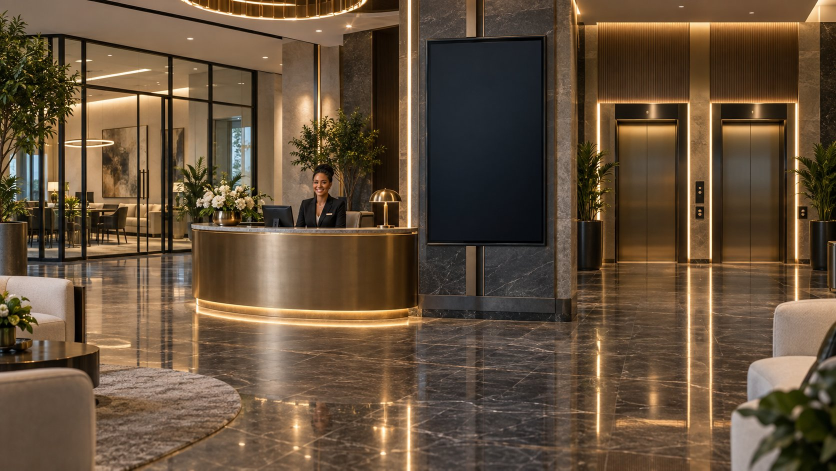
#> input picture src/img-original/main-lobby.jpg, 1672 x 941 px, found by its file name (shown at 1/2 size)
$ python fix_lobby.py src/img-original/main-lobby.jpg img/main-lobby.jpg
#> lines starting #> are read from the running program, lines starting #| are printed output that depends on the picture; after the words box and inside, x2 and y2 are one past the last pixel; in counts of white or black regions, pixels touching at a corner belong together
# Removes the blank digital screen from the lobby photo so the site's own
# welcome sign floats on the marble pillar with nothing showing behind it.
# The screen area is rebuilt from the marble pillar just below it (mirrored
# strips, so the bronze inlay keeps running straight), then seams are blended.
# Usage: python build/fix_lobby.py src/img-original/main-lobby.jpg img/main-lobby.jpg
import sys
import cv2
import numpy as np

src, out = sys.argv[1], sys.argv[2]
img = cv2.imread(src)
#> img is the input picture: shape (941, 1672, 3); mean B, G, R 59.2, 80.4, 100.5
s = img.shape[1] / 1672
#> s = 1

def px(v):
    return int(round(v * s))

x0, x1 = px(840), px(1104)          # screen incl. frame and a margin for feathering
#> x0 = 840; x1 = 1104
y0, y1 = px(58), px(504)
#> y0 = 58; y1 = 504
band = img[px(500):px(592), x0:x1]  # clean marble + bronze strip under the screen
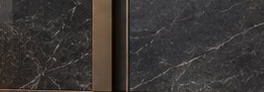
#> band: shape (92, 264, 3); mean B, G, R 52.5, 54.9, 58.6
bh = band.shape[0]
#> bh = 92

# Alternate strips are mirrored top-to-bottom so the veins don't visibly repeat.
def variant(k):
    return band[::-1] if k % 2 else band

H, W = y1 - y0, x1 - x0
#> H = 446; W = 264
fill = np.zeros((H, W, 3), np.float32)
weight = np.zeros((H, W, 1), np.float32)
step, ov = bh - 16, 16           # overlap strips and cross-fade them
#> step = 76; ov = 16
y, k = 0, 0
while y < H:
    t = variant(k).astype(np.float32)
    n = min(bh, H - y)
    ramp = np.ones((n, 1, 1), np.float32)
    if y > 0:
        r = np.linspace(0, 1, min(ov, n))[:, None, None]
        ramp[:len(r)] = r
    fill[y:y + n] = fill[y:y + n] * (1 - ramp) + t[:n] * ramp
    y += step
    k += 1
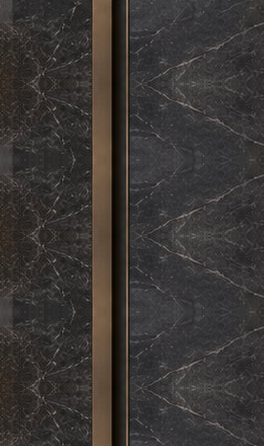
#> fill: shape (446, 264, 3) float32; mean of channels 0, 1, 2 52.1, 54.4, 58; drawn as B, G, R
#> after the loop, k = 6; y = 456

# Match the marble's brightness to the pillar just above the screen.
above = img[px(8):px(58), x0:x1].astype(np.float32).reshape(-1, 3).mean(0)
#> above = [57.34, 67.89, 81.44]
mean = fill[: px(60)].reshape(-1, 3).mean(0)
#> mean = [52.96, 54.97, 58.28]
fill *= np.clip(above / np.maximum(mean, 1), 0.8, 1.3)
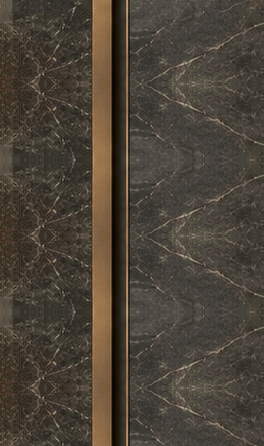
#> fill: shape (446, 264, 3) float32; mean of channels 0, 1, 2 56.4, 67.2, 75.5; drawn as B, G, R

# Feathered edges so the patch melts into the surrounding photo.
alpha = np.ones((H, W), np.float32)
f = px(10)
#> f = 10
ramp = np.linspace(0, 1, f)
alpha[:f] *= ramp[:, None]; alpha[-f:] *= ramp[::-1][:, None]
#> after `alpha[:f] *= ramp[:, None]`:
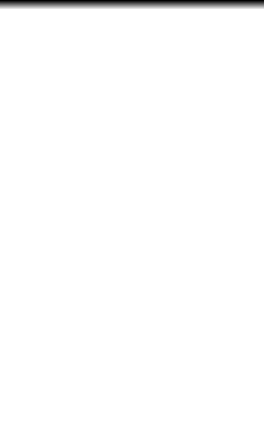
#> alpha: shape (446, 264) float32; min 0, max 1, mean 0.989
alpha[:, :f] *= ramp[None, :]; alpha[:, -f:] *= ramp[::-1][None, :]
#> after `alpha[:, -f:] *= ramp[::-1][None, :]`:
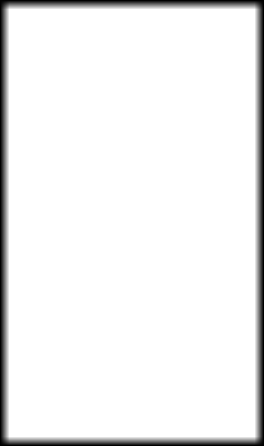
#> alpha: shape (446, 264) float32; min 0, max 1, mean 0.941
region = img[y0:y1, x0:x1].astype(np.float32)
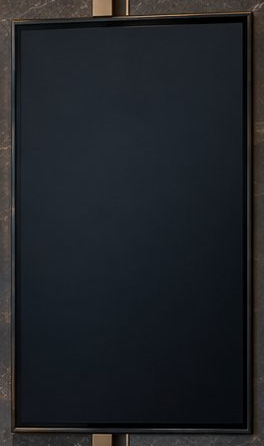
#> region: shape (446, 264, 3) float32; mean B, G, R 38.8, 34.4, 31.2
res = img.copy()
res[y0:y1, x0:x1] = (fill * alpha[..., None] + region * (1 - alpha[..., None])).clip(0, 255).astype(np.uint8)
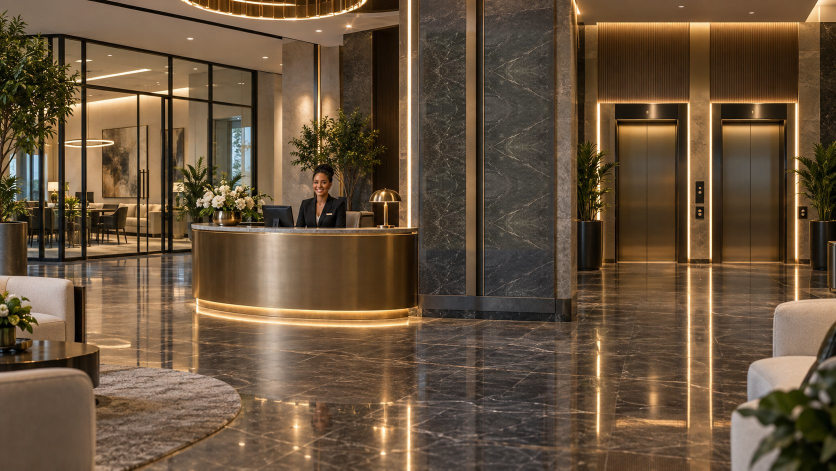
#> res: shape (941, 1672, 3) (shown at 1/2 size); 7.39% of pixels changed, all inside (x1, y1, x2, y2) = (841, 59, 1103, 503)
cv2.imwrite(out, res, [cv2.IMWRITE_JPEG_QUALITY, 88])
print('screen removed', out)

$ run again, with src/img-original/ai-authoritech.jpg copied over src/img-original/main-lobby.jpg
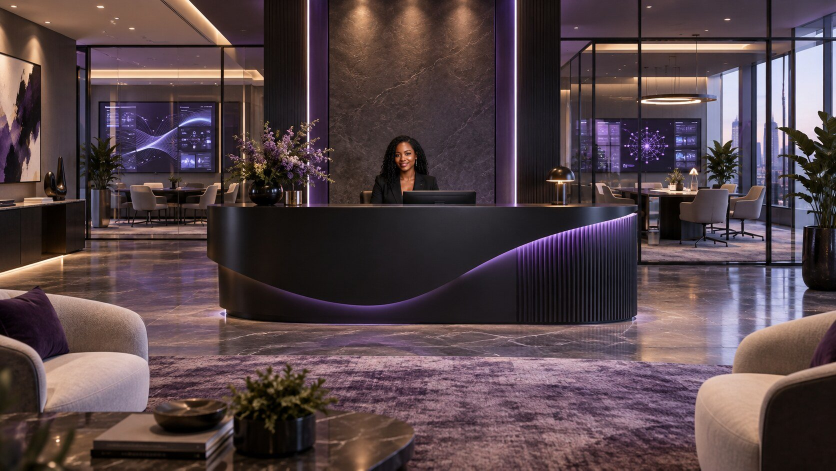
#> input picture src/img-original/ai-authoritech.jpg, 1672 x 941 px, found by its file name (shown at 1/2 size)
#> img is the input picture: shape (941, 1672, 3); mean B, G, R 72.2, 68.2, 85.6
#> after the loop `while y < H:`:
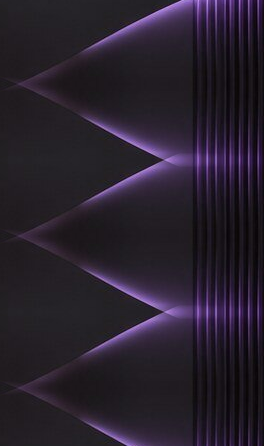
#> fill: shape (446, 264, 3) float32; mean of channels 0, 1, 2 45.1, 32, 40; drawn as B, G, R
#> after the loop `while y < H:`: k = 6; y = 456
#> above = [50.4, 50.92, 71.91]
#> mean = [53.93, 36.18, 45.77]
#> `res[y0:y1, x0:x1] = (fill * alpha[..., None] + region * (1 - alpha[.....`:
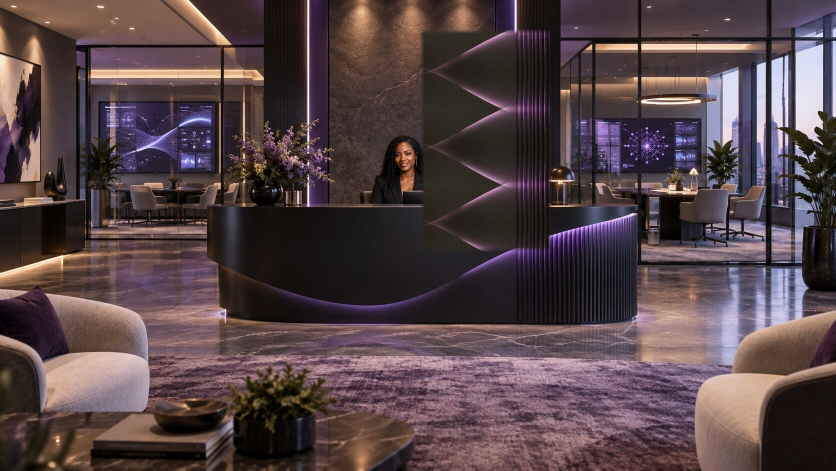
#> res: shape (941, 1672, 3) (shown at 1/2 size); 7.39% of pixels changed, all inside (x1, y1, x2, y2) = (841, 59, 1103, 503)

$ run again, with src/img-original/allure-fusions.jpg copied over src/img-original/main-lobby.jpg
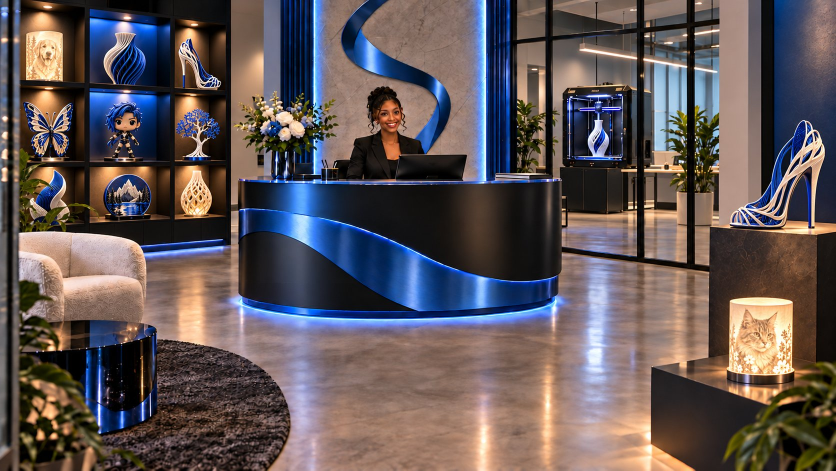
#> input picture src/img-original/allure-fusions.jpg, 1672 x 941 px, found by its file name (shown at 1/2 size)
#> img is the input picture: shape (941, 1672, 3); mean B, G, R 87.8, 86.5, 96.7
#> after the loop `while y < H:`:
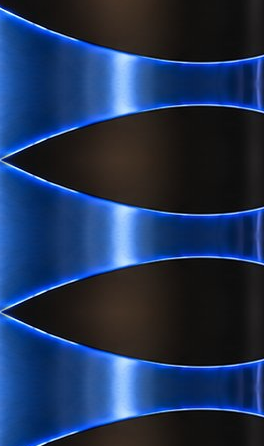
#> fill: shape (446, 264, 3) float32; mean of channels 0, 1, 2 86.2, 50.8, 31; drawn as B, G, R
#> after the loop `while y < H:`: k = 6; y = 456
#> above = [98.38, 88.12, 91.83]
#> mean = [55.11, 38.34, 30.31]
#> `res[y0:y1, x0:x1] = (fill * alpha[..., None] + region * (1 - alpha[.....`:
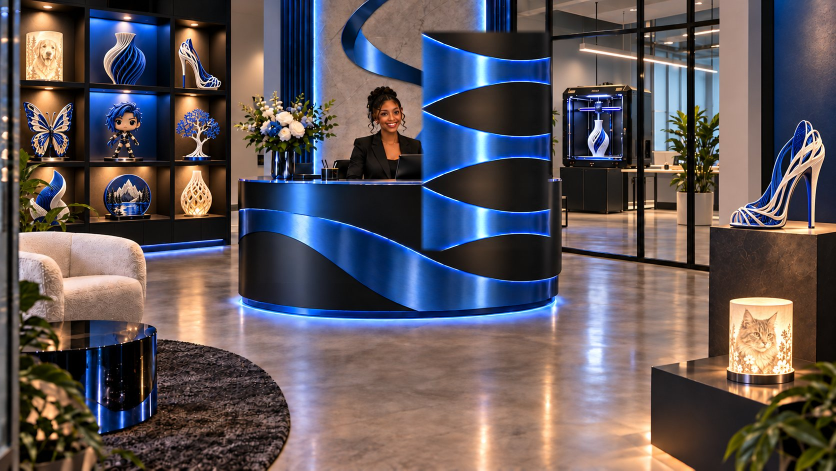
#> res: shape (941, 1672, 3) (shown at 1/2 size); 7.37% of pixels changed, all inside (x1, y1, x2, y2) = (841, 59, 1103, 503)

$ run again, with src/img-original/crawford-exterior.jpg copied over src/img-original/main-lobby.jpg
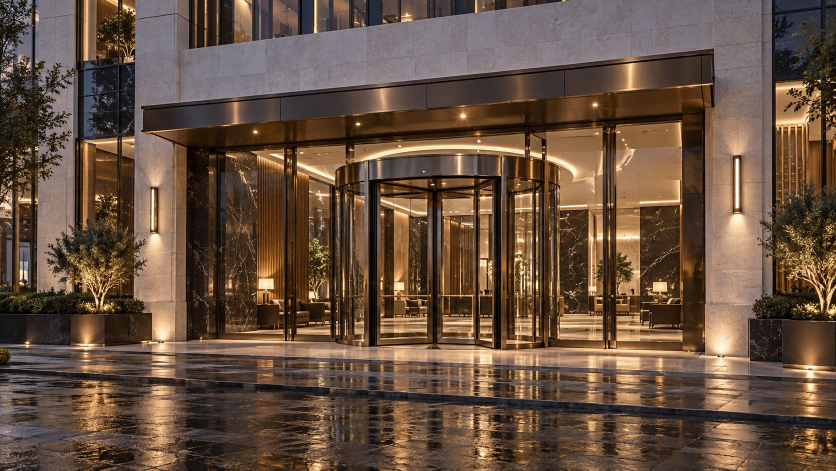
#> input picture src/img-original/crawford-exterior.jpg, 1672 x 941 px, found by its file name (shown at 1/2 size)
#> img is the input picture: shape (941, 1672, 3); mean B, G, R 64.2, 80.7, 103.1
#> after the loop `while y < H:`: k = 6; y = 456
#> above = [104.4, 99.88, 109]
#> mean = [46.48, 75.36, 105.3]
#> `res[y0:y1, x0:x1] = (fill * alpha[..., None] + region * (1 - alpha[.....`:
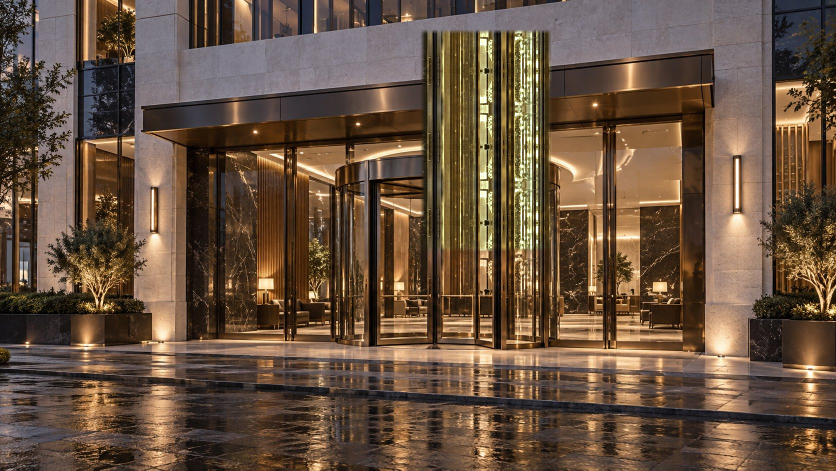
#> res: shape (941, 1672, 3) (shown at 1/2 size); 7.39% of pixels changed, all inside (x1, y1, x2, y2) = (841, 59, 1103, 503)
